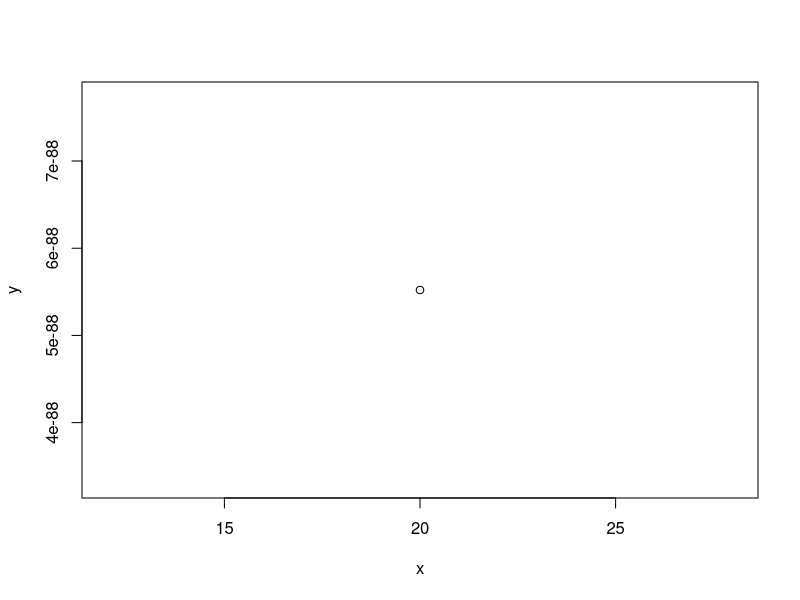
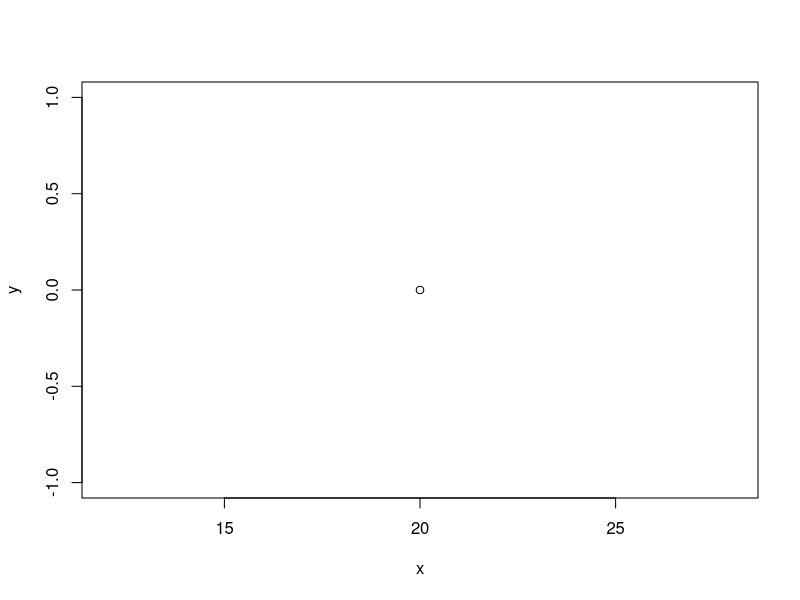
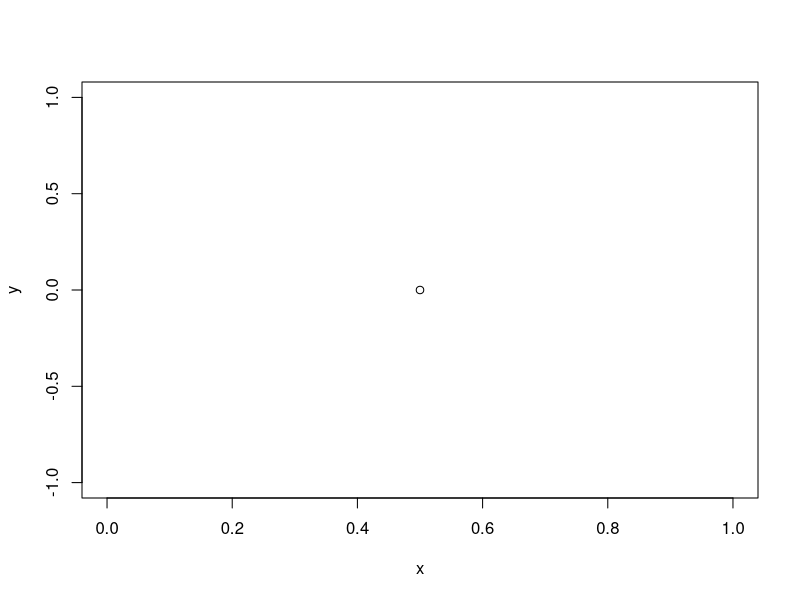
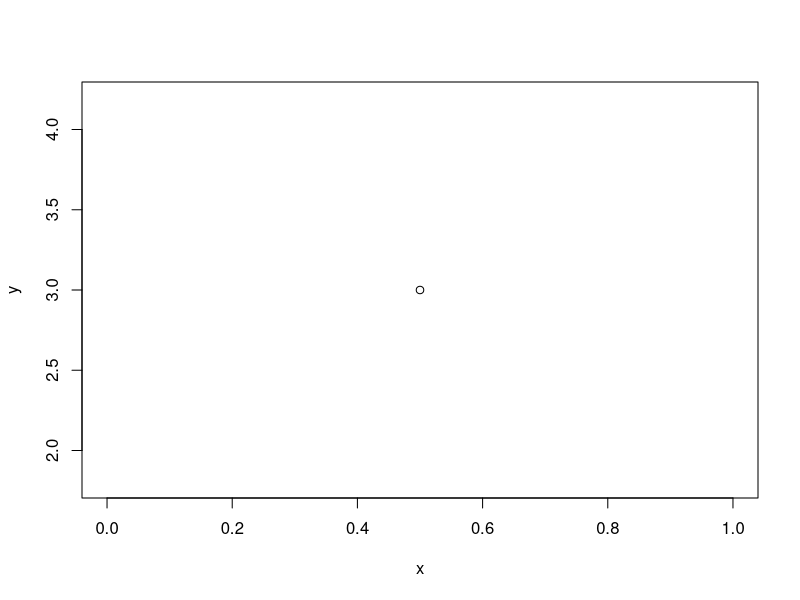
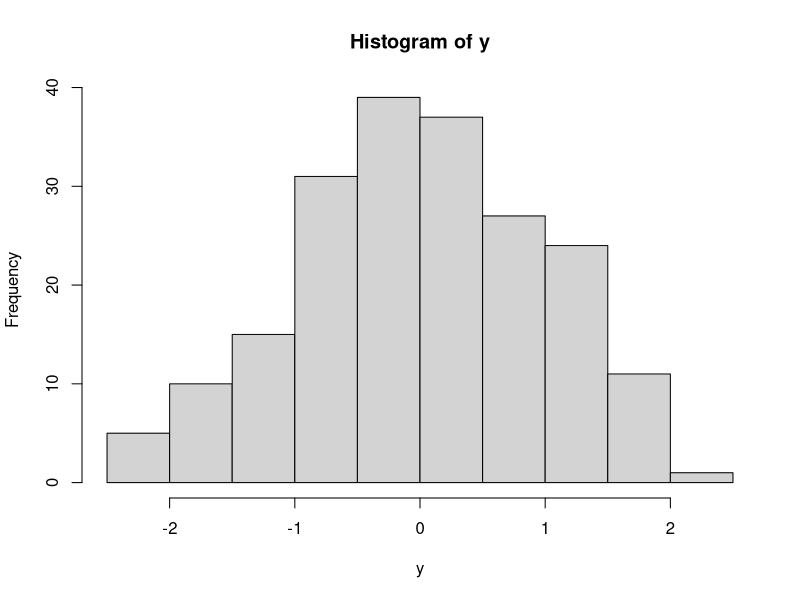
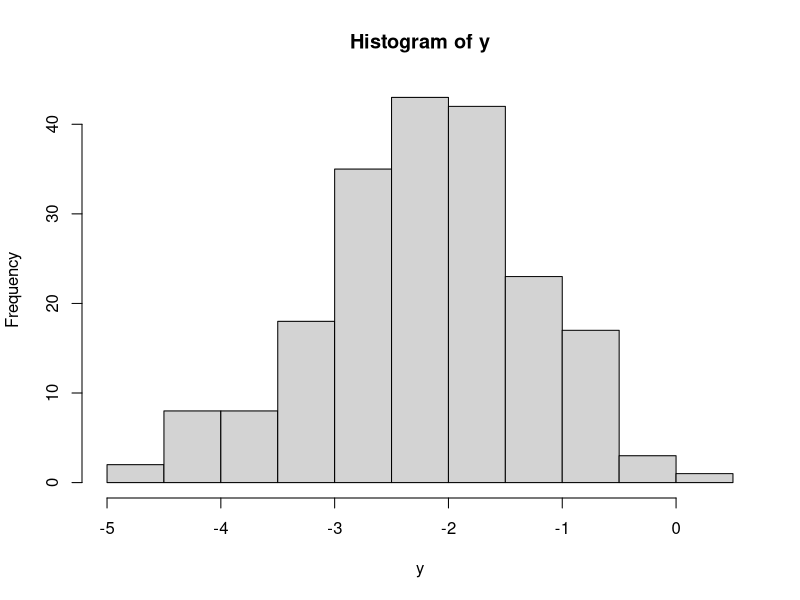
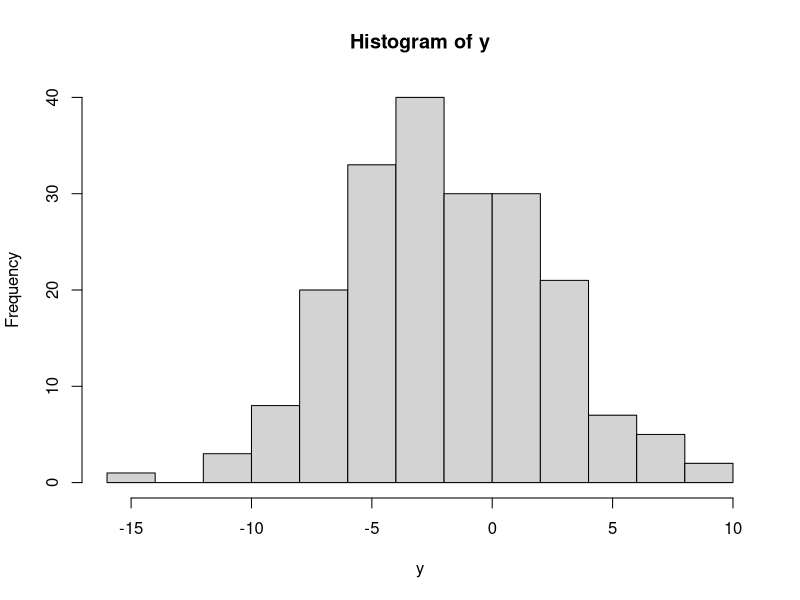
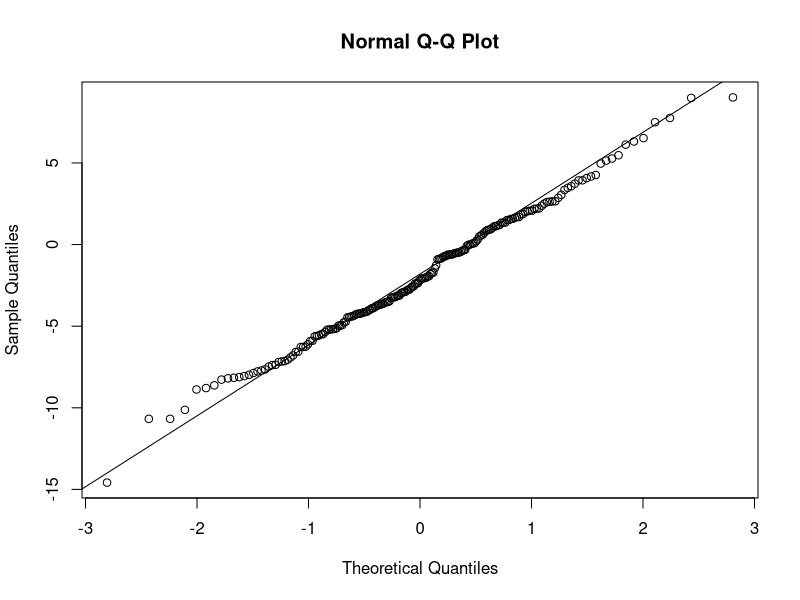

Here is the R script that generated these plots, in order:
#H4: Distributies in R
#nagaan welke distributies er allemaal bestaan:
help.search("distribution")

#prefixen in R
#d geeft de hoogte van een respectievelijke kansdichtheidsfunctie
#p geeft de cumulatieve kansdichtheidsfunctie
#q geeft de omgekeerde cumulatieve dichtheidsfunctie
#r geeft een willekeurige waarde

#DE NORMALE VERDELING
#dnorm
dnorm ( 0 )
dnorm ( 0 ) * sqrt(2 * pi )
dnorm ( 0 ,mean =4)
dnorm ( 0 ,mean =4 , sd =10)
v <- c( 0 , 1 , 2 )
dnorm ( v )
x <- seq(20, 20, by= .1)
y <- dnorm(x)
plot(x, y)
y <- dnorm(x, mean=2.5, sd=0.1)
plot(x,y)

#pnorm
#=linkerstaartkans P(Z<x) (pnorm(x))

#qnorm
#=De volgende functie die we bekijken is qnorm, die de inverse van pnorm is. Het idee achter qnorm
#is dat je het een kans a geeft, en het geeft het getal weer waarvan de cumulatieve distributie
#overeenkomt met de waarschijnlijkheid a.
pnorm(0.5)
qnorm(0.5, mean = 1)
qnorm(0.5, mean = 1, sd = 2)
qnorm(0.5, mean = 2, sd = 2)
qnorm(0.5, mean = 2, sd = 4)
qnorm(0.25, mean = 2, sd = 2)
v <- c(0.1, 0.3, 0.75)
qnorm(v)
x <- seq(0, 1, by=.5)
y <- qnorm(x)
plot(x,y)
y <- qnorm(x, mean=3, sd=0.1)
plot(x,y)


#rnorm
y <- rnorm(200)
hist(y)
y <- rnorm(200, mean = -2)
hist(y)
y <- rnorm(200, mean = -2, sd=4)
hist(y)
qqnorm(y)
qqline(y)
